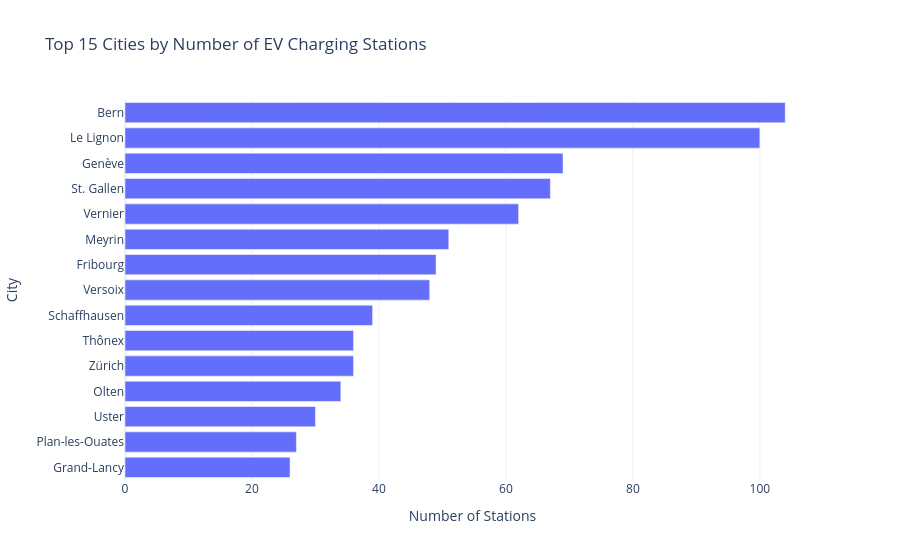

Source (notebook cell):
### Markdown cell above
### Task 3 — Bar chart: top 15 cities

### Code cell
top15 = df['city'].value_counts().head(15).reset_index()
top15.columns = ['city', 'count']

fig = px.bar(
    top15.sort_values('count'), x='count', y='city', orientation='h',
    title='Top 15 Cities by Number of EV Charging Stations',
    labels={'count': 'Number of Stations', 'city': 'City'},
    template='plotly_white'
)
fig.show()

### Figure 1 — Plotly figure (JSON) as saved in the notebook; plotly's stock layout.template omitted (floating-point values rounded to 4 significant figures)
{"data": [{"hovertemplate": "Number of Stations=%{x}<br>City=%{y}<extra></extra>", "legendgroup": "", "marker": {"color": "#636efa", "pattern": {"shape": ""}}, "name": "", "orientation": "h", "showlegend": false, "textposition": "auto", "type": "bar", "x": [26, 27, 30, 34, 36, 36, 39, 48, 49, 51, 62, 67, 69, 100, 104], "xaxis": "x", "y": ["Grand-Lancy", "Plan-les-Ouates", "Uster", "Olten", "Zürich", "Thônex", "Schaffhausen", "Versoix", "Fribourg", "Meyrin", "Vernier", "St. Gallen", "Genève", "Le Lignon", "Bern"], "yaxis": "y"}], "layout": {"barmode": "relative", "legend": {"tracegroupgap": 0}, "title": {"text": "Top 15 Cities by Number of EV Charging Stations"}, "xaxis": {"anchor": "y", "domain": [0, 1], "title": {"text": "Number of Stations"}}, "yaxis": {"anchor": "x", "domain": [0, 1], "title": {"text": "City"}}}}
